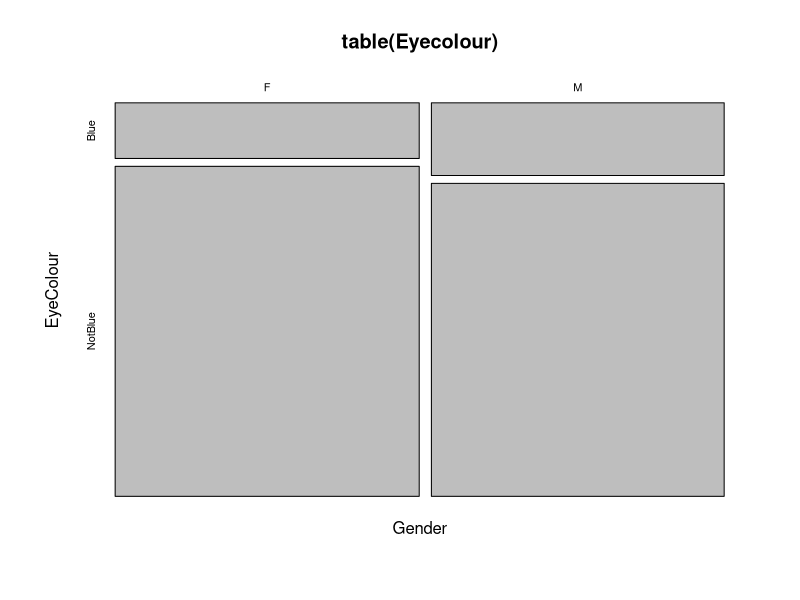

Source code (R):
fold <- "C:/Users/murem/OneDrive/Desktop/BME/Datasets"
setwd(fold)
getwd()
Eyecolour <- read.table("EyeColour.txt", header=T)
head(Eyecolour)
summary(Eyecolour)
is.factor(Eyecolour$Gender)
Eyecolour$Gender <- as.factor(Eyecolour$Gender)
is.factor(Eyecolour$EyeColour)
Eyecolour$EyeColour <- as.factor(Eyecolour$EyeColour)
summary(Eyecolour)
head(Eyecolour)
table(Eyecolour)
test.result <- chisq.test(table(Eyecolour))
test.result
chisq.test(Eyecolour$Gender, Eyecolour$EyeColour)
test.result$expected
test.result$residuals 
mosaicplot(table(Eyecolour))
